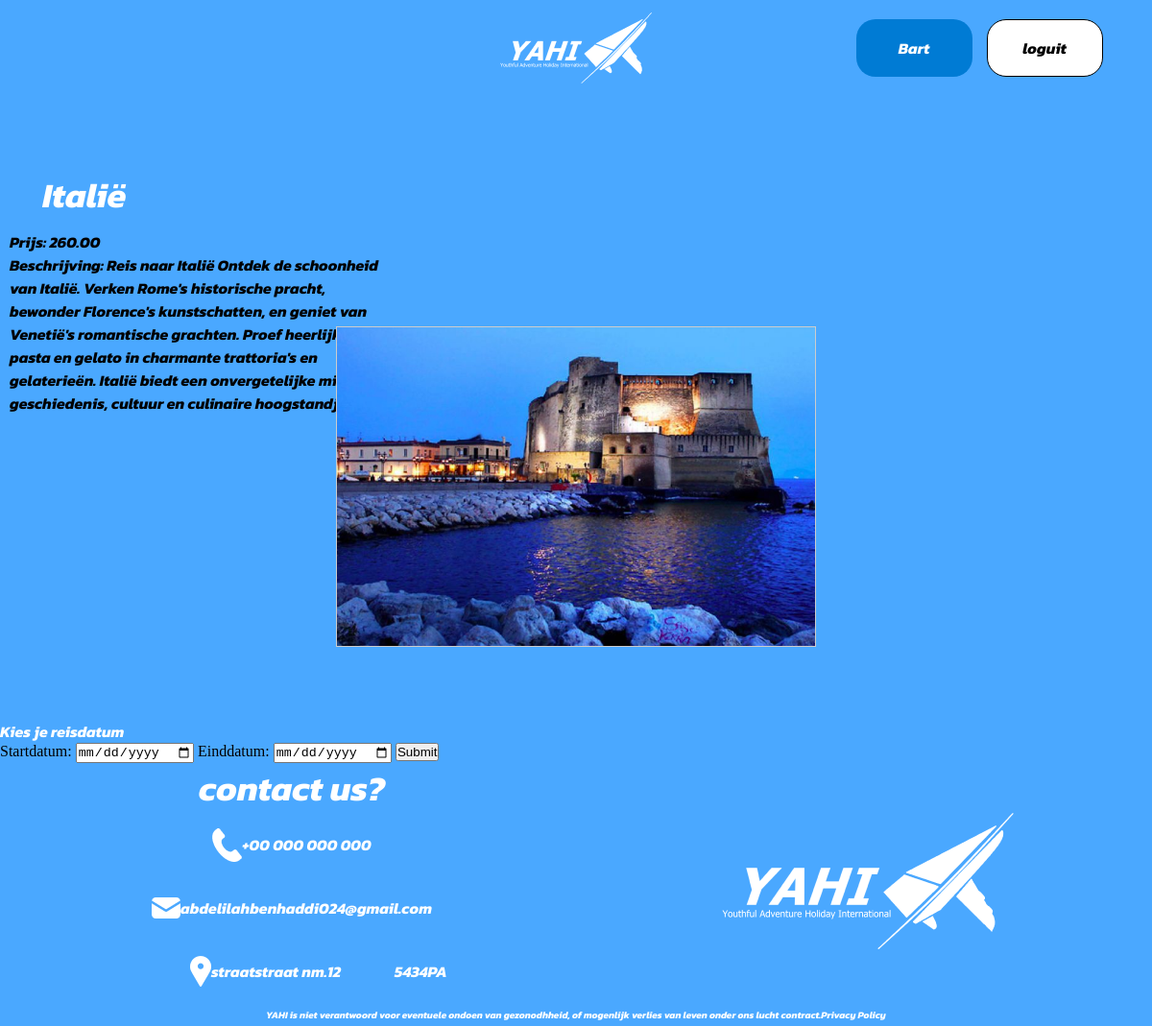
Page /docker/html/pages/landen/Italië.php (signed in) on the committed database.
### tables this page shows
CREATE TABLE `reizen` (
  `id` int(11) NOT NULL,
  `naam` varchar(100) NOT NULL,
  `beschrijving` text NOT NULL,
  `prijs` decimal(10,2) NOT NULL,
  `bestemmingen_id` int(11) NOT NULL,
  `file` varchar(50) NOT NULL
);

### docker/html/pages/landen/Italië.php (the view, shortened to what this page needs)
<!DOCTYPE html>
<html lang="en">
<head>
    <link rel="stylesheet" href="../../css/maincss.css">
</head>
<body>
    <?php
        include '../../includes/header.php';
        include "../conn.php";
        $specific_naam = 'Italië';
        $stmt = $connection->prepare("SELECT id, naam, prijs, beschrijving, file FROM reizen WHERE naam = :naam");
        $stmt->bindParam(':naam', $specific_naam);
        $stmt->execute();
        echo '<div class="singleReis">';
        echo '<section class="productenRow">';
        while ($row = $stmt->fetch(PDO::FETCH_ASSOC)) {
            echo '<div class="singleReis">';
            echo '<div class="singleTitle">';
            echo '<h6>' . htmlspecialchars($row['naam']) . '</h6>';
            echo '</div>';
            echo '<div class="singleText">';
            echo '<h4>Prijs: ' . htmlspecialchars($row['prijs']) . '</h4>';
            echo '<h4>Beschrijving: ' . htmlspecialchars($row['beschrijving']) . '</h4>';
            echo '</div>';
            echo '<div class="singleConImgFlorida">';
            echo '<div class="singleImgFlorida">';
            echo '<img src="../uploads/' . htmlspecialchars($row['file']) . '" alt="' . htmlspecialchars($row['naam']) . '">';
            echo '</div>';
            echo '</div>';
            echo '</div>';
        }
        echo '</section>';
        echo '</div>';
    ?>
    <h1>Kies je reisdatum</h1>
    <form method="POST" action="../submit_booking.php">
        <label for="startdatum">Startdatum:</label>
        <input type="date" id="startdatum" name="startdatum" required>
        <label for="einddatum">Einddatum:</label>
        <input type="date" id="einddatum" name="einddatum" required>
        <button type="submit">Submit</button>
    </form>
</body>
</html>
<?php
    include '../../includes/footer.php';
?>

### docker/html/css/maincss.css (style rules this page uses)
* { margin: 0; padding: 0; box-sizing: border-box; }
body { background-color: #4AA8FF; }
h1 { font-family: "Kanit", sans-serif; font-size: 16px; font-weight: 700; font-style: italic; color: white; }
h4 { font-family: "Kanit", sans-serif; font-style: italic; font-size: 16px; }
h6 { font-family: "Kanit", sans-serif; font-size: 36px; font-style: italic; display: flex; justify-content: center; align-items: center; color: #ffffff; }
.productenRow { width: 100%; height: 100%; display: flex; flex-wrap: wrap; justify-content: space-between; font-family: 'Lato', sans-serif; }
.singleReis { height: 650px; width: 100%; display: flex; flex-direction: column; justify-content: center; }
.singleTitle { height: 64px; width: 176px; }
.singleText { height: 100px; width: 390px; margin-left: 10px; }
.singleConImgFlorida { width: 100%; max-width: 500px; height: auto; margin: 0 auto; border: 1px solid #ccc; overflow: hidden; }
.singleImgFlorida { width: 100%; height: auto; }
.singleImgFlorida img { width: 100%; height: auto; display: block; object-fit: cover; }

### rows in the picture
reizen: naam "Italië", prijs "260.00", beschrijving "Reis naar Italië Ontdek de schoonheid van Italië. Verken Rome's historische pracht, bewonder Florence's kunstschatten, en geniet van Venetië's romantische grachten. Proef heerlijke pasta en gelato in charmante trattoria's en gelaterieën. Italië biedt een onvergetelijke mix van geschiedenis, cultuur en culinaire hoogstandjes.", file (picture)

### other values in the picture
$_SESSION['user'] "Bart"
